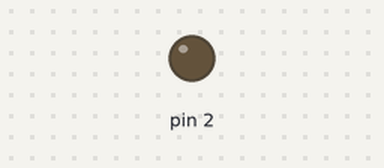
A sketch run on a simulated Arduino Uno, built with avr-gcc and run on an emulated ATmega328P. On the bench: output pins drawn as LEDs (lit = HIGH). Pins used as bus, display or sensor lines are not drawn.

Above: at 12.3 s.
At 37.1 s:
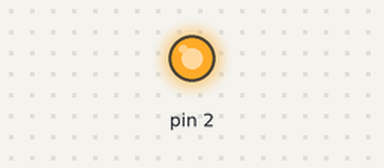
Timing chart, 0 to 64.3 s (numbered marks = the images above):
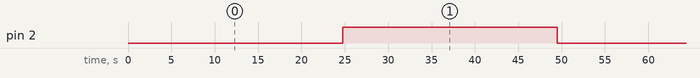

Measured:
- by itself, pin 2: alternates HIGH for 24.7 s and LOW for 24.7 s

The sketch:

nema23_serial_input_control.ino
```cpp
void setup() {
  pinMode(2, OUTPUT);
  pinMode(3, OUTPUT);
  Serial.begin(9600); // Start serial communication at 9600 baud rate
}

void loop() {
  if (Serial.available() > 0) {
    char receivedChar = Serial.read(); // Read the incoming character
    if (receivedChar == 'l') { // If the character is 'l'
      turnMotorOnForDuration(500, LOW); // Turn motor left for 0.5 seconds
    } else if (receivedChar == 'r') { // If the character is 'r'
      turnMotorOnForDuration(500, HIGH); // Turn motor right for 0.5 seconds
    } else if (receivedChar == 's') { // If the character is 's'
      stopMotor(); // Stop the motor
    }
  } else {
    for (int i = 0; i < 11; i++) {
      turnMotorOnForDuration(250, LOW); // Turn motor left for 0.25 seconds
      delay(2000); // Wait for 1 second
    }
    for (int i = 0; i < 11; i++) {
      turnMotorOnForDuration(250, HIGH); // Turn motor right for 0.25 seconds
      delay(2000); // Wait for 1 second
    }
  }
}

void turnMotorOnForDuration(int duration, int direction) {
  digitalWrite(2, direction); // Set motor direction
  unsigned long startTime = millis();
  while (millis() - startTime < duration) {
    if (Serial.available() > 0 && Serial.read() == 's') {
      break; // Stop the motor if 's' is received
    }
    digitalWrite(3, LOW); // Set PUL pin to LOW
    digitalWrite(3, HIGH); // Set PUL pin to HIGH
    delayMicroseconds(60);
  }
  stopMotor(); // Ensure the motor stops after the duration
}

void stopMotor() {
  digitalWrite(3, LOW); // Ensure the PUL pin is LOW to stop the motor
}
```
